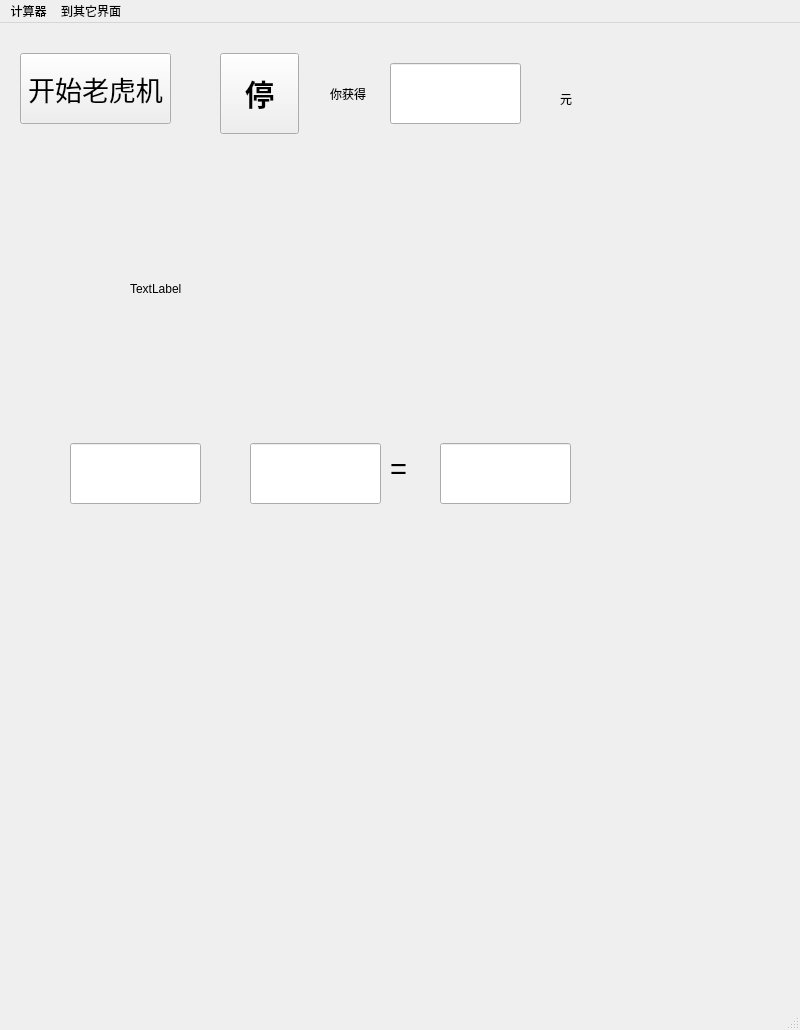
<?xml version="1.0" encoding="UTF-8"?>
<ui version="4.0">
 <class>MainWindow</class>
 <widget class="QMainWindow" name="MainWindow">
  <property name="geometry">
   <rect>
    <x>0</x>
    <y>0</y>
    <width>800</width>
    <height>1030</height>
   </rect>
  </property>
  <property name="windowTitle">
   <string>MainWindow</string>
  </property>
  <widget class="QWidget" name="centralwidget">
   <widget class="QLineEdit" name="lineEdit">
    <property name="geometry">
     <rect>
      <x>70</x>
      <y>420</y>
      <width>131</width>
      <height>61</height>
     </rect>
    </property>
    <property name="text">
     <string/>
    </property>
   </widget>
   <widget class="QLineEdit" name="lineEdit_2">
    <property name="geometry">
     <rect>
      <x>250</x>
      <y>420</y>
      <width>131</width>
      <height>61</height>
     </rect>
    </property>
   </widget>
   <widget class="QLineEdit" name="lineEdit_3">
    <property name="geometry">
     <rect>
      <x>440</x>
      <y>420</y>
      <width>131</width>
      <height>61</height>
     </rect>
    </property>
   </widget>
   <widget class="QLabel" name="label">
    <property name="geometry">
     <rect>
      <x>220</x>
      <y>440</y>
      <width>71</width>
      <height>31</height>
     </rect>
    </property>
    <property name="font">
     <font>
      <pointsize>22</pointsize>
     </font>
    </property>
    <property name="text">
     <string/>
    </property>
   </widget>
   <widget class="QLabel" name="label_2">
    <property name="geometry">
     <rect>
      <x>390</x>
      <y>430</y>
      <width>81</width>
      <height>31</height>
     </rect>
    </property>
    <property name="font">
     <font>
      <pointsize>22</pointsize>
     </font>
    </property>
    <property name="text">
     <string>=</string>
    </property>
   </widget>
   <widget class="QLabel" name="label_3">
    <property name="geometry">
     <rect>
      <x>130</x>
      <y>140</y>
      <width>461</width>
      <height>251</height>
     </rect>
    </property>
    <property name="text">
     <string>TextLabel</string>
    </property>
   </widget>
   <widget class="QPushButton" name="pushButton">
    <property name="geometry">
     <rect>
      <x>20</x>
      <y>30</y>
      <width>151</width>
      <height>71</height>
     </rect>
    </property>
    <property name="font">
     <font>
      <pointsize>20</pointsize>
     </font>
    </property>
    <property name="text">
     <string>开始老虎机</string>
    </property>
   </widget>
   <widget class="QLabel" name="label_4">
    <property name="geometry">
     <rect>
      <x>330</x>
      <y>40</y>
      <width>51</width>
      <height>61</height>
     </rect>
    </property>
    <property name="text">
     <string>你获得</string>
    </property>
   </widget>
   <widget class="QLineEdit" name="lineEdit_4">
    <property name="geometry">
     <rect>
      <x>390</x>
      <y>40</y>
      <width>131</width>
      <height>61</height>
     </rect>
    </property>
   </widget>
   <widget class="QLabel" name="label_5">
    <property name="geometry">
     <rect>
      <x>560</x>
      <y>50</y>
      <width>101</width>
      <height>51</height>
     </rect>
    </property>
    <property name="text">
     <string>元</string>
    </property>
   </widget>
   <widget class="QPushButton" name="pushButton_2">
    <property name="geometry">
     <rect>
      <x>220</x>
      <y>30</y>
      <width>79</width>
      <height>81</height>
     </rect>
    </property>
    <property name="font">
     <font>
      <pointsize>22</pointsize>
      <bold>true</bold>
     </font>
    </property>
    <property name="autoFillBackground">
     <bool>true</bool>
    </property>
    <property name="text">
     <string>停</string>
    </property>
   </widget>
  </widget>
  <widget class="QMenuBar" name="menubar">
   <property name="geometry">
    <rect>
     <x>0</x>
     <y>0</y>
     <width>800</width>
     <height>33</height>
    </rect>
   </property>
   <widget class="QMenu" name="menu">
    <property name="title">
     <string>计算器</string>
    </property>
    <addaction name="action"/>
    <addaction name="action_2"/>
    <addaction name="action_3"/>
    <addaction name="action_4"/>
   </widget>
   <widget class="QMenu" name="menu_2">
    <property name="title">
     <string>到其它界面</string>
    </property>
    <addaction name="action_5"/>
    <addaction name="action_6"/>
   </widget>
   <addaction name="menu"/>
   <addaction name="menu_2"/>
  </widget>
  <widget class="QStatusBar" name="statusbar"/>
  <action name="action">
   <property name="text">
    <string>加法</string>
   </property>
  </action>
  <action name="action_2">
   <property name="text">
    <string>减法</string>
   </property>
  </action>
  <action name="action_3">
   <property name="text">
    <string>乘法</string>
   </property>
  </action>
  <action name="action_4">
   <property name="text">
    <string>除法</string>
   </property>
  </action>
  <action name="action_5">
   <property name="text">
    <string>第二个界面</string>
   </property>
  </action>
  <action name="action_6">
   <property name="text">
    <string>第三个界面</string>
   </property>
  </action>
 </widget>
 <resources/>
 <connections/>
</ui>
